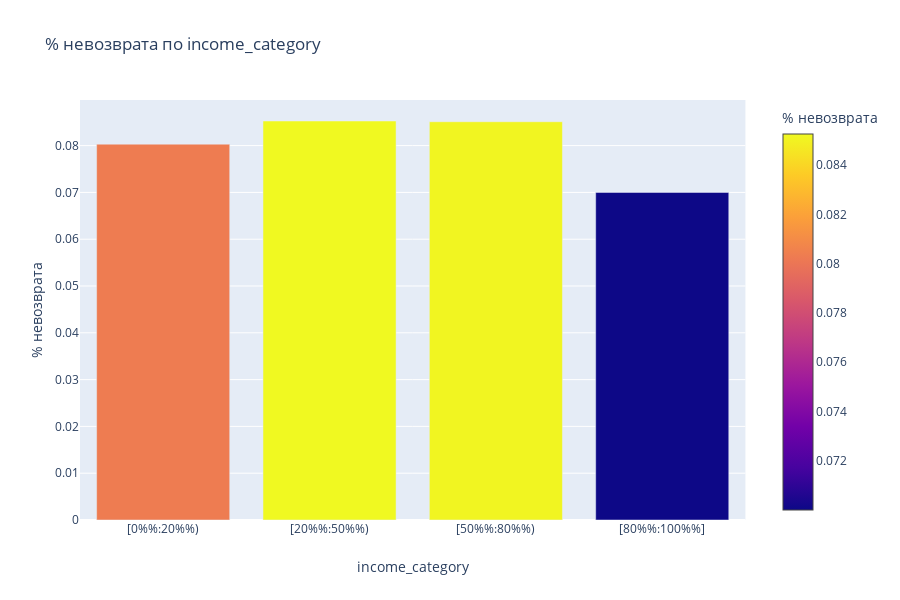

Source (notebook cell):
### Markdown cell above
Можно предположить, что люди, чей заработок выше, чем заработок 80% заёмщиков, менее склонны к задолженностям по кредиту. Как ни странно, люди, чей заработок ниже, чем заработок 20% заёмщиков, тоже показывают хороший процент возврата кредита вовремя.

### Code cell
import plotly.express as px

def pivot(data, index):
    
    pivot = data.pivot_table(index = index, values = 'debt', aggfunc = ['count', 'sum', 'mean']).reset_index()
    pivot.columns = [index, 'Кол-во клиентов', 'Кол-во должников', '% невозврата']
    display(pivot.sort_values('% невозврата', ascending = False))
    
    
    
    fig = px.bar(pivot, x = index, y = '% невозврата', color = '% невозврата', title = '% невозврата по ' + index)
    fig.show()
    

pivot(data, 'income_category')

### Figure 1 — Plotly figure (JSON) as saved in the notebook; plotly's stock layout.template omitted (floating-point values rounded to 4 significant figures)
{"data": [{"alignmentgroup": "True", "hoverlabel": {"namelength": 0}, "hovertemplate": "income_category=%{x}<br>% невозврата=%{marker.color}", "legendgroup": "", "marker": {"color": [0.08031, 0.08526, 0.0851, 0.07001], "coloraxis": "coloraxis"}, "name": "", "offsetgroup": "", "orientation": "v", "showlegend": false, "textposition": "auto", "type": "bar", "x": ["[0%%:20%%)", "[20%%:50%%)", "[50%%:80%%)", "[80%%:100%%]"], "xaxis": "x", "y": [0.08031, 0.08526, 0.0851, 0.07001], "yaxis": "y"}], "layout": {"barmode": "relative", "coloraxis": {"colorbar": {"title": {"text": "% невозврата"}}, "colorscale": [[0, "#0d0887"], [0.1111, "#46039f"], [0.2222, "#7201a8"], [0.3333, "#9c179e"], [0.4444, "#bd3786"], [0.5556, "#d8576b"], [0.6667, "#ed7953"], [0.7778, "#fb9f3a"], [0.8889, "#fdca26"], [1, "#f0f921"]]}, "height": 600, "legend": {"tracegroupgap": 0}, "title": {"text": "% невозврата по income_category"}, "xaxis": {"anchor": "y", "domain": [0, 0.98], "title": {"text": "income_category"}}, "yaxis": {"anchor": "x", "domain": [0, 1], "title": {"text": "% невозврата"}}}}
